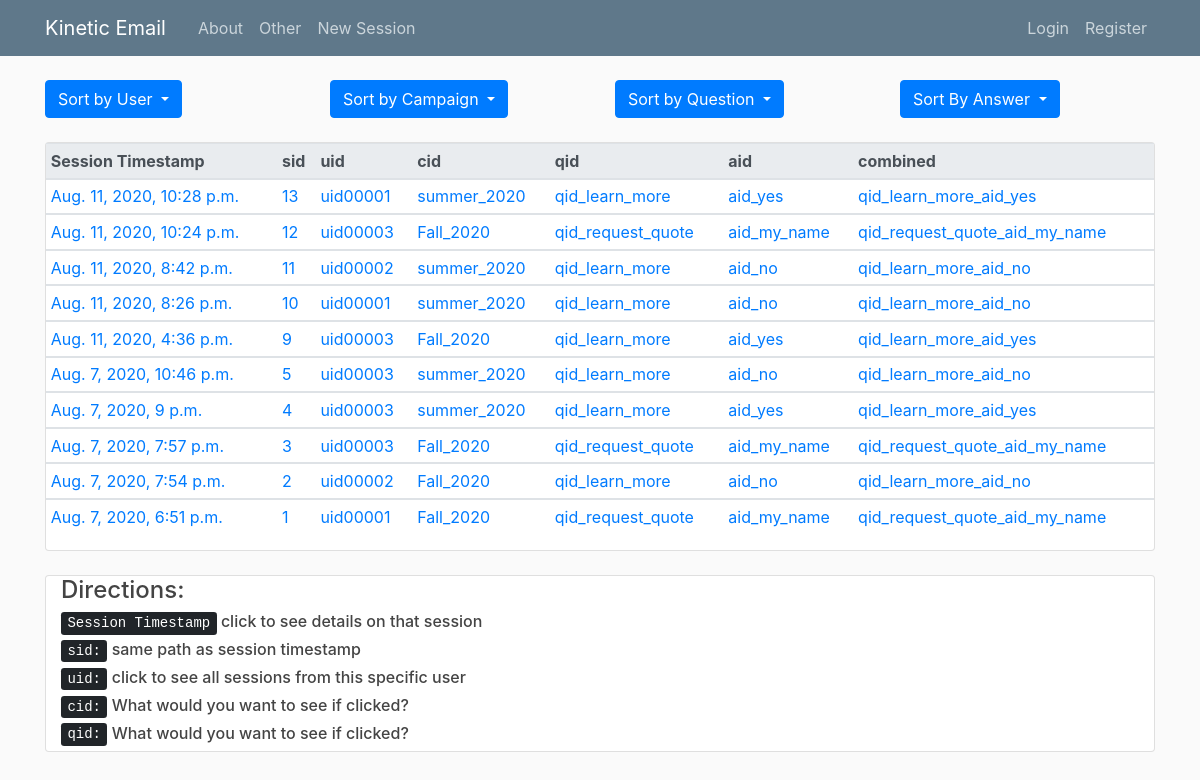
The page / on the database its author committed.
### blog/models.py (models this page shows, shortened)
class Session(models.Model):
    uid = models.CharField(max_length=50)
    cid = models.CharField(max_length=50)  # switched from eid
    qid = models.CharField(max_length=50)
    aid = models.CharField(max_length=50)
    session_date = models.DateTimeField(auto_now_add=True)
    def qid_plus_aid(self):
        return '{}_{}'.format(self.qid, self.aid)

### blog/views.py (the view)
# urls.py: path('', SessionListView.as_view(), name='blog-home'),
class SessionListView(ListView):
    model = Session
    template_name = 'blog/home.html'
    context_object_name = 'sessions'
    ordering = ['-session_date']

### blog/templates/blog/home.html (shortened to what this page needs)
{% extends "blog/base.html" %}
{% block content %}
<div class="card-deck">
    <div class="col-sm-3">
        <div class="dropdown">
            <button type="button" class="btn btn-primary dropdown-toggle" data-toggle="dropdown">
                Sort by User
            </button>
        </div>
    </div>
    <div class="col-sm-3">
        <div class="dropdown">
            <button type="button" class="btn btn-primary dropdown-toggle" data-toggle="dropdown">
                Sort by Campaign
            </button>
        </div>
    </div>
    <div class="col-sm-3">
        <div class="dropdown">
            <button type="button" class="btn btn-primary dropdown-toggle" data-toggle="dropdown">
                Sort by Question
            </button>
        </div>
    </div>
    <div class="col-sm-3">
        <div class="dropdown">
            <button type="button" class="btn btn-primary dropdown-toggle" data-toggle="dropdown">
                Sort By Answer
            </button>
        </div>
    </div>
</div>
<br>
    <div class="card">
      <table class="table table-hover table-sm">
        <thead class="thead-light">
          <tr>
            <th>Session Timestamp</th>
            <th>sid</th>
            <th>uid</th>
            <th>cid</th>
            <th>qid</th>
            <th>aid</th>
            <th>combined</th>
          </tr>
        </thead>
        {% for session in sessions %}
            <tbody>
              <tr>
                <td><a href="{% url 'date-sessions' session.session_date %}">{{ session.session_date }}</a></td>
                <td><a href="{% url 'session-detail' session.id %}">{{ session.id }}</a></td>
                <td><a href="{% url 'uid-sessions' session.uid %}">{{ session.uid }}</a></td>
                <td><a href="{% url 'cid-sessions' session.cid %}">{{ session.cid }}</a></td>
                <td><a href="{% url 'qid-sessions' session.qid %}">{{ session.qid }}</a></td>
                <td><a href="{% url 'aid-sessions' session.aid %}">{{ session.aid }}</a></td>
                <td><a href="#">{{ session.qid_plus_aid }}</a></td>
              </tr>
            </tbody>
        {% endfor %}
      </table>
    </div>
<br>
    <div class="card">
        <div class="col-sm-12">
            <h4>Directions:</h4>
            <h6><kbd>Session Timestamp</kbd> click to see details on that session</h6>
            <h6><kbd>sid:</kbd> same path as session timestamp</h6>
            <h6><kbd>uid:</kbd> click to see all sessions from this specific user</h6>
            <h6><kbd>cid:</kbd> What would you want to see if clicked?</h6>
            <h6><kbd>qid:</kbd> What would you want to see if clicked?</h6>
        </div>
    </div>
{% endblock content %}

### blog/templates/blog/base.html (shortened to what this page needs)
{% load static %}
<!DOCTYPE html>
<html lang="en">
<head>
    <link rel="stylesheet" href="https://maxcdn.bootstrapcdn.com/bootstrap/4.0.0/css/bootstrap.min.css">
    <link rel="stylesheet" type="text/css" href="{% static 'blog/main.css' %}">
</head>
<body>
    <header class="site-header">
      <nav class="navbar navbar-expand-md navbar-dark bg-steel fixed-top">
        <div class="container">
          <a class="navbar-brand mr-4" href="{% url 'blog-home' %}">Kinetic Email</a>
          <div class="collapse navbar-collapse" id="navbarToggle">
            <div class="navbar-nav mr-auto">
              <a class="nav-item nav-link" href="{% url 'blog-about' %}">About</a>
              <a class="nav-item nav-link" href="{% url 'blog-other' %}">Other</a>
              <a class="nav-item nav-link" href="{% url 'session-create' %}">New Session</a>
            </div>
            <div class="navbar-nav">
              <a class="nav-item nav-link" href="#">Login</a>
              <a class="nav-item nav-link" href="{% url 'register' %}">Register</a>
            </div>
          </div>
        </div>
      </nav>
    </header>
    <main role="main" class="container">
      <div class="row">
        <div class="col-md-12">
          {% block content %}{% endblock %}
        </div>
      </div>
    </main>
</body>
</html>

### blog/static/blog/main.css (style rules this page uses)
body { background: #fafafa; color: #333333; margin-top: 5rem; }
h1, h2, h3, h4, h5, h6 { color: #444444; }
.bg-steel { background-color: #5f788a; }
.site-header .navbar-nav .nav-link { color: #cbd5db; }

### rows shown on the page
Session: session_date "Aug. 11, 2020, 10:28 p.m.", id "13", uid "uid00001", cid "summer_2020", qid "qid_learn_more", aid "aid_yes", qid_plus_aid "qid_learn_more_aid_yes"
Session: session_date "Aug. 11, 2020, 10:24 p.m.", id "12", uid "uid00003", cid "Fall_2020", qid "qid_request_quote", aid "aid_my_name", qid_plus_aid "qid_request_quote_aid_my_name"
Session: session_date "Aug. 11, 2020, 8:42 p.m.", id "11", uid "uid00002", cid "summer_2020", qid "qid_learn_more", aid "aid_no", qid_plus_aid "qid_learn_more_aid_no"
Session: session_date "Aug. 11, 2020, 8:26 p.m.", id "10", uid "uid00001", cid "summer_2020", qid "qid_learn_more", aid "aid_no", qid_plus_aid "qid_learn_more_aid_no"
Session: session_date "Aug. 11, 2020, 4:36 p.m.", id "9", uid "uid00003", cid "Fall_2020", qid "qid_learn_more", aid "aid_yes", qid_plus_aid "qid_learn_more_aid_yes"
Session: session_date "Aug. 7, 2020, 10:46 p.m.", id "5", uid "uid00003", cid "summer_2020", qid "qid_learn_more", aid "aid_no", qid_plus_aid "qid_learn_more_aid_no"
Session: session_date "Aug. 7, 2020, 9 p.m.", id "4", uid "uid00003", cid "summer_2020", qid "qid_learn_more", aid "aid_yes", qid_plus_aid "qid_learn_more_aid_yes"
Session: session_date "Aug. 7, 2020, 7:57 p.m.", id "3", uid "uid00003", cid "Fall_2020", qid "qid_request_quote", aid "aid_my_name", qid_plus_aid "qid_request_quote_aid_my_name"
Session: session_date "Aug. 7, 2020, 7:54 p.m.", id "2", uid "uid00002", cid "Fall_2020", qid "qid_learn_more", aid "aid_no", qid_plus_aid "qid_learn_more_aid_no"
Session: session_date "Aug. 7, 2020, 6:51 p.m.", id "1", uid "uid00001", cid "Fall_2020", qid "qid_request_quote", aid "aid_my_name", qid_plus_aid "qid_request_quote_aid_my_name"
